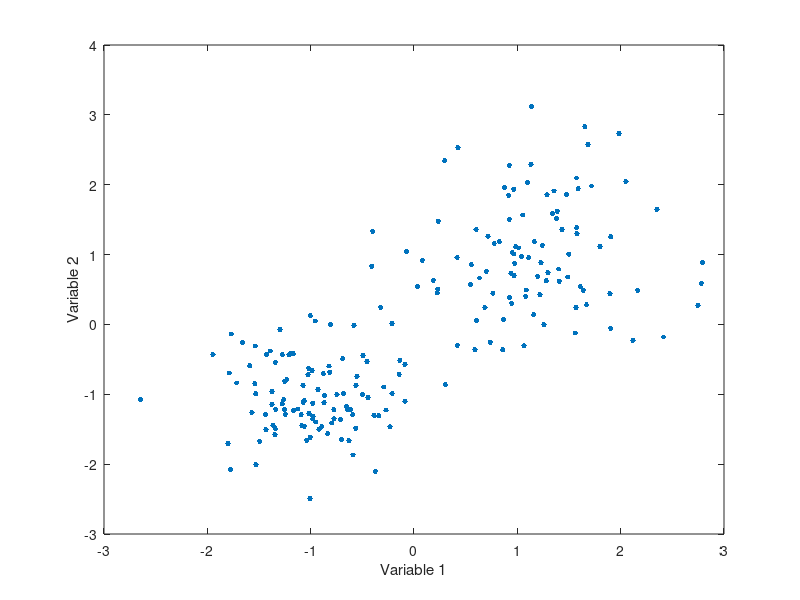

MATLAB code to generate this figure: (Note: this script raises an error after producing the figure.)
clear all
close all


rng default; % For reproducibility
X = [randn(100,2)*0.75+ones(100,2);
    randn(100,2)*0.5-ones(100,2)];

figure;
plot(X(:,1),X(:,2),'.','MarkerSize',12);
%title 'Randomly Generated Data';
xlabel('Variable 1')
ylabel('Variable 2')
matlab2tikz('k-means_random.tex', 'standalone', true)

opts = statset('Display','final');
[idx,C] = kmeans(X,2,'Distance','cityblock',...
    'Replicates',5,'Options',opts);

figure;
plot(X(idx==1,1),X(idx==1,2),'r.','MarkerSize',12)
hold on
plot(X(idx==2,1),X(idx==2,2),'b.','MarkerSize',12)
plot(C(:,1),C(:,2),'kx',...
     'MarkerSize',15,'LineWidth',3) 
legend('Cluster 1','Cluster 2','Centroids',...
       'Location','NW')
%title 'Cluster Assignments and Centroids'
xlabel('Variable 1')
ylabel('Variable 2')
hold off

matlab2tikz('k-means_clustered.tex', 'standalone', true)